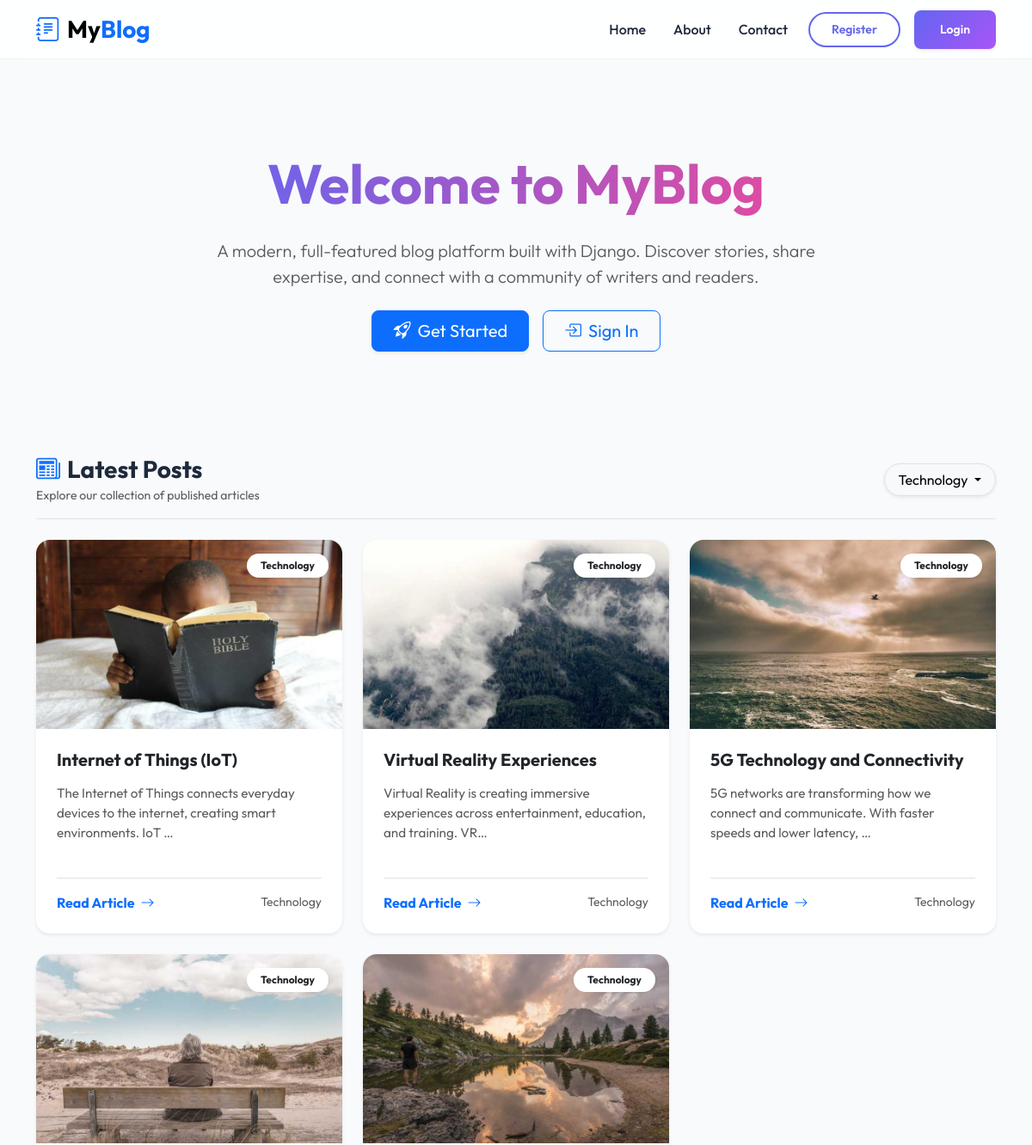
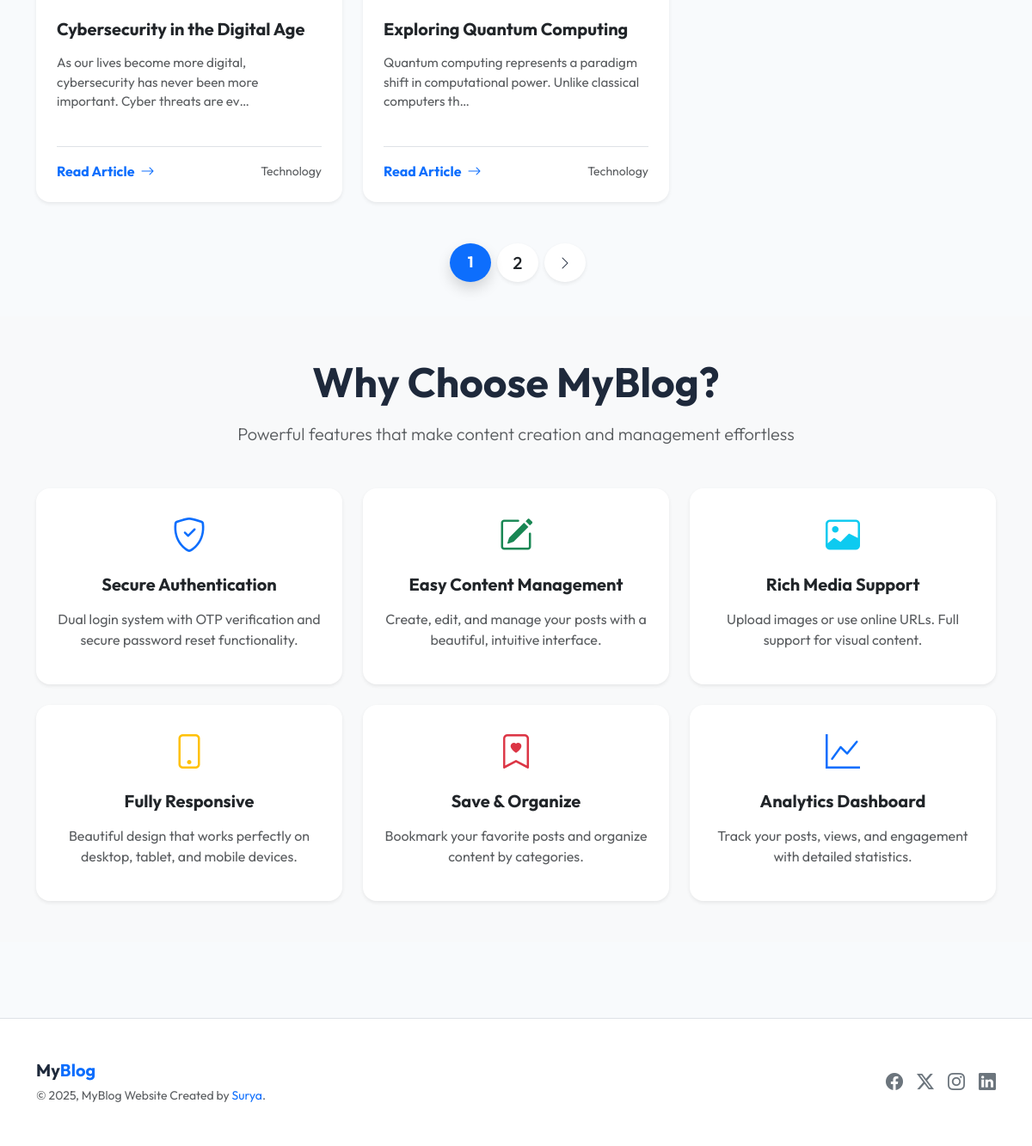
Page /?category=Technology on the committed database (2 pictures, top to bottom).
### blog/models.py (models this page shows, shortened)
class Category(models.Model):
    name = models.CharField(max_length=100)

class Post(models.Model):
    title = models.CharField(max_length=100)
    content = models.TextField()
    img_url = models.ImageField(max_length=500, null=True, blank=True, upload_to="posts/images")
    image_url_online = models.URLField(max_length=500, null=True, blank=True, help_text="Online image URL (if provided instead of file upload)")
    created_at = models.DateTimeField(auto_now_add=True)
    slug = models.SlugField(max_length=500, blank=True, null=True)
    category = models.ForeignKey(Category, on_delete=models.CASCADE)
    user = models.ForeignKey(User, on_delete=models.CASCADE, null=True, blank=True)
    saved_by = models.ManyToManyField(User, related_name='saved_posts', blank=True)
    is_published = models.BooleanField(default=False)
    @property
    def formatted_img_url(self):
        category_seeds = {
            "Technology": "tech",
            "Science": "science",
            "Art": "art",
            "Sports": "sports",
            "Food": "food",
        }
        if self.image_url_online:
            return self.image_url_online
        if self.img_url and hasattr(self.img_url, 'name') and self.img_url.name:
            try:
                file_path = os.path.join(settings.MEDIA_ROOT, self.img_url.name)
                if os.path.exists(file_path) and os.path.getsize(file_path) > 0:
                    uploaded_url = self.img_url.url
                    if uploaded_url.startswith(('http://', 'https://')):
                        return uploaded_url
                    return uploaded_url
            except (ValueError, AttributeError, OSError, Exception):
                pass

### blog/views.py (the view)
# urls.py: path("", views.index, name="index"),
def index(request):
    blog_title = "Latest Posts"
    all_posts = Post.objects.filter(is_published=True).order_by('-created_at')  # Newest first
    categories = Category.objects.all()
    category_name = request.GET.get("category")
    if category_name:
        all_posts = all_posts.filter(category__name=category_name)
        blog_title = f"{category_name} Posts"
    total_posts = Post.objects.filter(is_published=True).count()
    total_categories = Category.objects.count()
    total_users = User.objects.count()
    recent_posts_count = Post.objects.filter(is_published=True).order_by('-created_at')[:5].count()
    paginator = Paginator(all_posts, 5)
    page_number = request.GET.get("page")
    page_obj = paginator.get_page(page_number)
    custom_range = page_obj.paginator.get_elided_page_range(
        page_obj.number,
        on_each_side=1,
        on_ends=1
    )
    return render(
        request,
        "blog/index.html",
        {
            "blog_title": blog_title,
            "page_obj": page_obj,
            "paginator": paginator,
            "categories": categories,
            "current_category": category_name,
            "custom_range": custom_range,
            "total_posts": total_posts,
            "total_categories": total_categories,
            "total_users": total_users,
            "recent_posts_count": recent_posts_count,
        }
    )

### blog/templates/blog/index.html (shortened to what this page needs)
{% extends 'blog/base.html' %}
{% block content %}
<section class="py-5 text-center container">
    <div class="row py-lg-5 animate__animated animate__fadeInDown">
        <div class="col-lg-8 col-md-10 mx-auto">
            <h1 class="fw-bold display-3 text-gradient mb-4">Welcome to MyBlog</h1>
            <p class="lead text-muted fs-5 mb-4">A modern, full-featured blog platform built with Django. Discover stories, share expertise, and connect with a community of writers and readers.</p>
            <div class="d-flex gap-3 justify-content-center flex-wrap">
                {% if not user.is_authenticated %}
                <a href="{% url 'blog:register' %}" class="btn btn-primary btn-lg px-4 shadow-sm">
                    <i class="bi bi-rocket-takeoff me-2"></i>Get Started
                </a>
                <a href="{% url 'blog:login' %}" class="btn btn-outline-primary btn-lg px-4">
                    <i class="bi bi-box-arrow-in-right me-2"></i>Sign In
                </a>
                {% endif %}
            </div>
        </div>
    </div>
</section>
<div class="container py-4">
    <div class="d-flex justify-content-between align-items-center mb-4 border-bottom pb-3">
        <div>
            <h3 class="fw-bold m-0"><i class="bi bi-newspaper me-2 text-primary"></i>Latest Posts</h3>
            <p class="text-muted small mb-0 mt-1">Explore our collection of published articles</p>
        </div>
        <div class="dropdown">
            <button class="btn btn-light dropdown-toggle rounded-pill px-3 border shadow-sm" type="button"
                id="dropdownMenuButton1" data-bs-toggle="dropdown" aria-expanded="false">
                {{ current_category|default:"All Categories" }}
            </button>
        </div>
    </div>
    {% if page_obj %}
    <div class="row row-cols-1 row-cols-md-3 g-4">
        {% for post in page_obj %}
        <div class="col">
            <div class="card h-100 card-hover border-0 rounded-4 overflow-hidden shadow-sm">
                <div class="position-relative overflow-hidden">
                    <img src="{{post.formatted_img_url}}" class="card-img-top zoom-effect" alt="{{post.title}}"
                        style="height: 220px; object-fit: cover;">
                    <span
                        class="position-absolute top-0 end-0 bg-white badge text-dark m-3 rounded-pill shadow-sm py-2 px-3 fw-bold">
                        {{post.category.name|default:"General"}}
                    </span>
                </div>
                <div class="card-body d-flex flex-column p-4">
                    <h5 class="card-title fw-bold mb-3">{{ post.title }}</h5>
                    <p class="card-text text-muted flex-grow-1" style="font-size: 0.95rem;">
                        {{ post.content|truncatechars:100 }}
                    </p>
                    <div class="mt-4 pt-3 border-top d-flex justify-content-between align-items-center">
                        <a href="{% url 'blog:detail' slug=post.slug %}"
                            class="text-primary fw-bold text-decoration-none">Read Article <i
                                class="bi bi-arrow-right ms-1"></i></a>
                        <small class="text-muted">{{post.category.name}}</small>
                    </div>
                </div>
            </div>
        </div>
        {% endfor %}
    </div>
    <div class="mt-5 d-flex justify-content-center">
        {% if page_obj.has_other_pages %}
        <nav aria-label="Page navigation">
            <ul class="pagination pagination-lg align-items-center g-2">
                {% for i in custom_range %}
                {% if page_obj.number == i %}
                <li class="page-item active mx-1" aria-current="page">
                    <span
                        class="page-link border-0 shadow rounded-circle d-flex align-items-center justify-content-center bg-primary text-white fw-bold"
                        style="width: 45px; height: 45px; font-size: 1.1rem;">{{ i }}</span>
                </li>
                {% elif i == paginator.ELLIPSIS %}
                <li class="page-item disabled mx-1">
                    <span
                        class="page-link border-0 bg-transparent text-muted d-flex align-items-center justify-content-center"
                        style="width: 45px; height: 45px; font-size: 1.2rem;">...</span>
                </li>
                {% else %}
                <li class="page-item mx-1">
                    <a class="page-link border-0 shadow-sm rounded-circle d-flex align-items-center justify-content-center text-dark bg-white hover-up"
                        style="width: 45px; height: 45px; font-weight: 500;"
                        href="?page={{ i }}{% if current_category %}&category={{ current_category }}{% endif %}">
                        {{ i }}
                    </a>
                </li>
                {% endif %}
                {% endfor %}
                {% if page_obj.has_next %}
                <li class="page-item ms-1">
                    <a class="page-link border-0 shadow-sm rounded-circle d-flex align-items-center justify-content-center"
                        style="width: 45px; height: 45px; color: #2d3748; background-color: #fff;"
                        href="?page={{ page_obj.next_page_number }}{% if current_category %}&category={{ current_category }}{% endif %}"
                        aria-label="Next">
                        <i class="bi bi-chevron-right" style="font-size: 1rem;"></i>
                    </a>
                </li>
                {% endif %}
            </ul>
        </nav>
        {% endif %}
    </div>
    {% endif %}
</div>
<section class="py-5 bg-light mb-5">
    <div class="container">
        <div class="text-center mb-5">
            <h2 class="fw-bold display-5 mb-3">Why Choose MyBlog?</h2>
            <p class="text-muted lead">Powerful features that make content creation and management effortless</p>
        </div>
        <div class="row g-4">
            <div class="col-md-4">
                <div class="card border-0 shadow-sm rounded-4 p-4 h-100 text-center">
                    <div class="mb-3">
                        <i class="bi bi-shield-check fs-1 text-primary"></i>
                    </div>
                    <h5 class="fw-bold mb-3">Secure Authentication</h5>
                    <p class="text-muted">Dual login system with OTP verification and secure password reset functionality.</p>
                </div>
            </div>
            <div class="col-md-4">
                <div class="card border-0 shadow-sm rounded-4 p-4 h-100 text-center">
                    <div class="mb-3">
                        <i class="bi bi-pencil-square fs-1 text-success"></i>
                    </div>
                    <h5 class="fw-bold mb-3">Easy Content Management</h5>
                    <p class="text-muted">Create, edit, and manage your posts with a beautiful, intuitive interface.</p>
                </div>
            </div>
            <div class="col-md-4">
                <div class="card border-0 shadow-sm rounded-4 p-4 h-100 text-center">
                    <div class="mb-3">
                        <i class="bi bi-image fs-1 text-info"></i>
                    </div>
                    <h5 class="fw-bold mb-3">Rich Media Support</h5>
                    <p class="text-muted">Upload images or use online URLs. Full support for visual content.</p>
                </div>
            </div>
            <div class="col-md-4">
                <div class="card border-0 shadow-sm rounded-4 p-4 h-100 text-center">
                    <div class="mb-3">
                        <i class="bi bi-phone fs-1 text-warning"></i>
                    </div>
                    <h5 class="fw-bold mb-3">Fully Responsive</h5>
                    <p class="text-muted">Beautiful design that works perfectly on desktop, tablet, and mobile devices.</p>
                </div>
            </div>
            <div class="col-md-4">
                <div class="card border-0 shadow-sm rounded-4 p-4 h-100 text-center">
                    <div class="mb-3">
                        <i class="bi bi-bookmark-heart fs-1 text-danger"></i>
                    </div>
                    <h5 class="fw-bold mb-3">Save & Organize</h5>
                    <p class="text-muted">Bookmark your favorite posts and organize content by categories.</p>
                </div>
            </div>
            <div class="col-md-4">
                <div class="card border-0 shadow-sm rounded-4 p-4 h-100 text-center">
                    <div class="mb-3">
                        <i class="bi bi-graph-up fs-1 text-primary"></i>
                    </div>
                    <h5 class="fw-bold mb-3">Analytics Dashboard</h5>
                    <p class="text-muted">Track your posts, views, and engagement with detailed statistics.</p>
                </div>
            </div>
        </div>
    </div>
</section>
{% endblock %}

### blog/static/blog/style.css (style rules this page uses)
:root { --primary-color: #6366f1; --primary-hover: #4f46e5; --secondary-color: #ec4899; --bg-color: #f8fafc; --text-color: #0f172a; --nav-bg: rgba(255, 255, 255, 0.85); --card-bg: #ffffff; --card-shadow: 0 4px 6px -1px rgb(0 0 0 / 0.1), 0 2px 4px -2px rgb(0 0 0 / 0.1); --card-shadow-hover: 0 10px 15px -3px rgb(0 0 0 / 0.1), 0 4px 6px -4px rgb(0 0 0 / 0.1); }
body { background-color: var(--bg-color); color: var(--text-color); }
a { text-decoration: none; transition: color 0.3s ease; }
.card-hover { transition: all 0.3s ease; border: none; box-shadow: var(--card-shadow); }
.text-gradient { background: linear-gradient(to right, var(--primary-color), #ec4899); -webkit-background-clip: text; -webkit-text-fill-color: transparent; }
.zoom-effect { transition: transform 0.5s ease; transform-style: preserve-3d; }

### blog/templates/blog/base.html (style rules this page uses)
:root { --primary-color: #6366f1; --secondary-color: #a855f7; --bg-color: #f8fafc; --text-color: #1e293b; --card-bg: #ffffff; }
body { font-family: 'Outfit', sans-serif; background-color: var(--bg-color); color: var(--text-color); display: flex; flex-direction: column; min-height: 100vh; }

### rows in the picture
Category: name "Technology"
Post: formatted_img_url (picture), category.name "Technology", title "Internet of Things (IoT)", content "The Internet of Things connects everyday devices to the internet, creating smart environments. IoT …"
Post: formatted_img_url (picture), category.name "Technology", title "Virtual Reality Experiences", content "Virtual Reality is creating immersive experiences across entertainment, education, and training. VR…"
Post: formatted_img_url (picture), category.name "Technology", title "5G Technology and Connectivity", content "5G networks are transforming how we connect and communicate. With faster speeds and lower latency, …"
Post: formatted_img_url (picture), category.name "Technology", title "Cybersecurity in the Digital Age", content "As our lives become more digital, cybersecurity has never been more important. Cyber threats are ev…"
Post: formatted_img_url (picture), category.name "Technology", title "Exploring Quantum Computing", content "Quantum computing represents a paradigm shift in computational power. Unlike classical computers th…"

### other values in the picture
{{ i }} "1"
{{ i }} "2"
